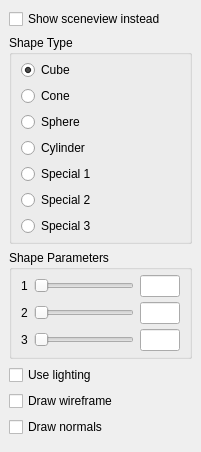
  <widget class="QDockWidget" name="shapesDock">
   <property name="windowTitle">
    <string>Shapes/Sceneview</string>
   </property>
   <attribute name="dockWidgetArea">
    <number>1</number>
   </attribute>
   <widget class="QWidget" name="shapesDockContents">
    <layout class="QVBoxLayout" name="verticalLayout_7">
     <item>
      <widget class="QCheckBox" name="showSceneviewInstead">
       <property name="text">
        <string>Show sceneview instead</string>
       </property>
      </widget>
     </item>
     <item>
      <widget class="QGroupBox" name="shapeType">
       <property name="title">
        <string>Shape Type</string>
       </property>
       <layout class="QVBoxLayout" name="verticalLayout_8">
        <property name="topMargin">
         <number>5</number>
        </property>
        <property name="bottomMargin">
         <number>5</number>
        </property>
        <item>
         <widget class="QRadioButton" name="shapeTypeCube">
          <property name="text">
           <string>Cube</string>
          </property>
          <property name="checked">
           <bool>true</bool>
          </property>
         </widget>
        </item>
        <item>
         <widget class="QRadioButton" name="shapeTypeCone">
          <property name="text">
           <string>Cone</string>
          </property>
         </widget>
        </item>
        <item>
         <widget class="QRadioButton" name="shapeTypeSphere">
          <property name="text">
           <string>Sphere</string>
          </property>
         </widget>
        </item>
        <item>
         <widget class="QRadioButton" name="shapeTypeCylinder">
          <property name="text">
           <string>Cylinder</string>
          </property>
         </widget>
        </item>
        <item>
         <widget class="QRadioButton" name="shapeTypeSpecial1">
          <property name="text">
           <string>Special 1</string>
          </property>
         </widget>
        </item>
        <item>
         <widget class="QRadioButton" name="shapeTypeSpecial2">
          <property name="text">
           <string>Special 2</string>
          </property>
         </widget>
        </item>
        <item>
         <widget class="QRadioButton" name="shapeTypeSpecial3">
          <property name="text">
           <string>Special 3</string>
          </property>
         </widget>
        </item>
       </layout>
      </widget>
     </item>
     <item>
      <widget class="QGroupBox" name="shapeParameters">
       <property name="title">
        <string>Shape Parameters</string>
       </property>
       <layout class="QGridLayout" name="gridLayout_4">
        <property name="topMargin">
         <number>5</number>
        </property>
        <property name="bottomMargin">
         <number>5</number>
        </property>
        <property name="verticalSpacing">
         <number>5</number>
        </property>
        <item row="0" column="0">
         <widget class="QLabel" name="shapeParameterLabel1">
          <property name="text">
           <string>1</string>
          </property>
         </widget>
        </item>
        <item row="2" column="0">
         <widget class="QLabel" name="shapeParameterLabel2">
          <property name="text">
           <string>2</string>
          </property>
         </widget>
        </item>
        <item row="4" column="0">
         <widget class="QLabel" name="shapeParameterLabel3">
          <property name="text">
           <string>3</string>
          </property>
         </widget>
        </item>
        <item row="0" column="1">
         <widget class="QSlider" name="shapeParameterSlider1">
          <property name="minimumSize">
           <size>
            <width>100</width>
            <height>0</height>
           </size>
          </property>
          <property name="orientation">
           <enum>Qt::Horizontal</enum>
          </property>
         </widget>
        </item>
        <item row="2" column="1">
         <widget class="QSlider" name="shapeParameterSlider2">
          <property name="minimumSize">
           <size>
            <width>100</width>
            <height>0</height>
           </size>
          </property>
          <property name="orientation">
           <enum>Qt::Horizontal</enum>
          </property>
         </widget>
        </item>
        <item row="4" column="1">
         <widget class="QSlider" name="shapeParameterSlider3">
          <property name="minimumSize">
           <size>
            <width>100</width>
            <height>0</height>
           </size>
          </property>
          <property name="orientation">
           <enum>Qt::Horizontal</enum>
          </property>
         </widget>
        </item>
        <item row="0" column="2">
         <widget class="QLineEdit" name="shapeParameterTextbox1">
          <property name="minimumSize">
           <size>
            <width>40</width>
            <height>0</height>
           </size>
          </property>
          <property name="maximumSize">
           <size>
            <width>40</width>
            <height>16777215</height>
           </size>
          </property>
         </widget>
        </item>
        <item row="2" column="2">
         <widget class="QLineEdit" name="shapeParameterTextbox2">
          <property name="minimumSize">
           <size>
            <width>40</width>
            <height>0</height>
           </size>
          </property>
          <property name="maximumSize">
           <size>
            <width>40</width>
            <height>16777215</height>
           </size>
          </property>
         </widget>
        </item>
        <item row="4" column="2">
         <widget class="QLineEdit" name="shapeParameterTextbox3">
          <property name="minimumSize">
           <size>
            <width>40</width>
            <height>0</height>
           </size>
          </property>
          <property name="maximumSize">
           <size>
            <width>40</width>
            <height>16777215</height>
           </size>
          </property>
         </widget>
        </item>
       </layout>
      </widget>
     </item>
     <item>
      <widget class="QCheckBox" name="useLightingCheckbox">
       <property name="text">
        <string>Use lighting</string>
       </property>
      </widget>
     </item>
     <item>
      <widget class="QCheckBox" name="drawWireframeCheckbox">
       <property name="text">
        <string>Draw wireframe</string>
       </property>
      </widget>
     </item>
     <item>
      <widget class="QCheckBox" name="drawNormalsCheckbox">
       <property name="text">
        <string>Draw normals</string>
       </property>
      </widget>
     </item>
     <item>
      <widget class="QWidget" name="shapesDockEmptySpace" native="true">
       <property name="sizePolicy">
        <sizepolicy hsizetype="Preferred" vsizetype="Expanding">
         <horstretch>0</horstretch>
         <verstretch>0</verstretch>
        </sizepolicy>
       </property>
      </widget>
     </item>
    </layout>
   </widget>
  </widget>
